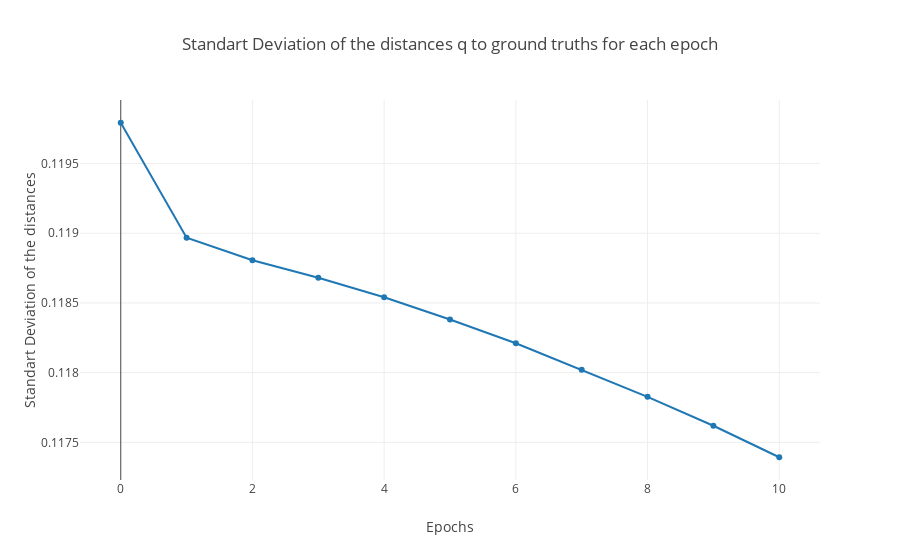

The cell this chart's notebook holds for it:
### Code cell
"""
Standart Deviation of the distances q to ground truths for each epoch. If it is getting smaller, which means that 
embeddings are getting look like each other
"""

data_dev = []
data_dev.append(np.std(my_dict['distance_from_before_model_q_to_p']))
for i in range(1,num_of_epochs+1):
    data_dev.append(np.std(my_dict[str(i)]['distance_from_after_model_q_to_p']))
df_dev = pd.DataFrame(data=data_dev, columns=['std_dev'])
trace = go.Scatter(
x = df_dev.index,
y = df_dev['std_dev'],
mode = 'lines+markers')

layout = go.Layout(
    title='Standart Deviation of the distances q to ground truths for each epoch',
    xaxis=dict(
        title='Epochs'
    ),
    yaxis=dict(
        title='Standart Deviation of the distances'
    )
)
fig =  go.Figure(data=[trace], layout=layout)
py.offline.iplot(fig)

### Figure 1 — Plotly figure (JSON) as saved in the notebook; plotly's stock layout.template omitted (floating-point values rounded to 4 significant figures)
{"data": [{"mode": "lines+markers", "type": "scatter", "x": [0, 1, 2, 3, 4, 5, 6, 7, 8, 9, 10], "y": [0.1198, 0.119, 0.1188, 0.1187, 0.1185, 0.1184, 0.1182, 0.118, 0.1178, 0.1176, 0.1174]}], "layout": {"title": "Standart Deviation of the distances q to ground truths for each epoch", "xaxis": {"title": "Epochs"}, "yaxis": {"title": "Standart Deviation of the distances"}}}
